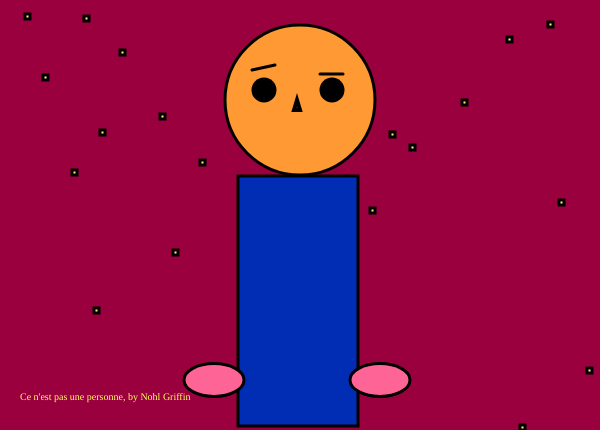
Frame 1 (no input)
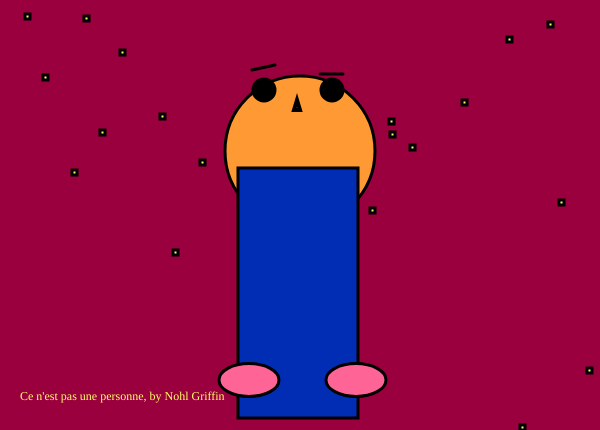
Frame 60 (no input)
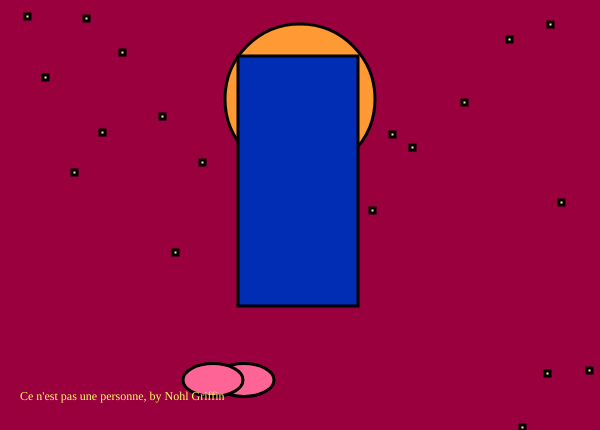
Frame 120 (the mouse pressed at the canvas centre since frame 60)

The p5.js sketch that drew these frames (run headless with seeded random() and noise() and a simulated clock; from frame 60 on, the mouse is pressed at the canvas centre):

// p5.js sketch
// ── sketch.js
var o = 90;
var p = 300;
var q = 238;
var r = 176;
var s = 120;
var t = 250;
var u = 300;
var v = 100;
var w = 214;
var x = 380;
var y = 380;
var movement = 9;
var ChangeDirection;
var ospeed = 4;
var pspeed = 8;
var size = 10;
var sizeDirection = 2;
var count = 0;
function setup()
{
    createCanvas(600, 430);
    movement = floor(random() * 10) + 1;
}
ChangeDirection = false

function draw()
    {
        background(153, 0, 61);
        fill(255, 153, 51)
        strokeWeight(3)
       
        o = o + ospeed;
        p = p + pspeed;

        //circle code
        circle(u, v, 150)
        v++;
        if(v >=430 || v <=30)
        {
            ChangeDirection = true
        }
        v += movement


        //point code
        strokeWeight(25);
        point(264, 90)
       
        point(332, 90)
        strokeWeight(4)
        fill(255, 140, 26);
        triangle(294, 110, 297, 100, 300, 110)
        strokeWeight(3)
        line(252, 70, 275, 65)
        line(320, 74, 343, 74)

        //body
        fill(0, 45, 179)
        rect(q, r, s, t)
        r - 1;
        if(r>=430 || r<=0)
        {
            ChangeDirection = true
        }
        r += movement


        //hands
        fill(300, 100, 150)
        ellipse(x, y, 60, 33);
        x - 1;
        if(x >=600 || x <=0)
        {
            movement*=-1
            ChangeDirection = true;
        }
        x += movement
        ellipse(w, y, 60, 33)
        w++;
        if(w >=600 || w <=0)
        {
            movement*=-1
            ChangeDirection = true;
        }

        w += movement

        //stars
        fill(255, 255, 102)
        square(25,14,5)

        square(o,p,5)
        o++;
        p++;
        if ((o >= 600) || (o <= 0)) {
    ospeed = ospeed * -1;
  }

        if ((p >= 430) || (p <= 0)) {
    pspeed = pspeed * -1;
  }

        square(72,170,5)
        square(390,132,5)
        square(120,50,5)
        square(43,75,5)
        square(100,130,5)
        square(200,160,5)
        square(173,250,5)
        square(160,114,5)
        square(84,16,5)
        square(548,22,5)
        square(507,37,5)
        square(410,145,5)
        square(462,100,5)
        square(370,208,5)
        square(559,200,5)
        square(587,368,5)
        square(520,425,5)

        //title text
        textFont('Snell')
        textSize(size);
        size += sizeDirection;
        count++;
        if(count > 5)
        {
            sizeDirection *=-1
            count = 0;
        }

        text("Ce n'est pas une personne, by Nohl Griffin", 20, 400)
    }
